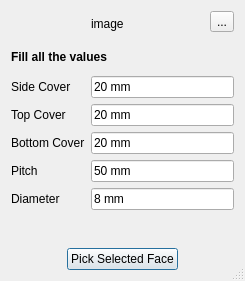
<?xml version="1.0" encoding="UTF-8"?>
<ui version="4.0">
 <class>StraightRebar</class>
 <widget class="QDialog" name="StraightRebar">
  <property name="geometry">
   <rect>
    <x>0</x>
    <y>0</y>
    <width>245</width>
    <height>281</height>
   </rect>
  </property>
  <property name="windowTitle">
   <string>Dialog</string>
  </property>
  <property name="windowOpacity">
   <double>1.000000000000000</double>
  </property>
  <property name="sizeGripEnabled">
   <bool>true</bool>
  </property>
  <property name="modal">
   <bool>false</bool>
  </property>
  <layout class="QGridLayout" name="gridLayout">
   <item row="1" column="0">
    <widget class="QLabel" name="heading">
     <property name="font">
      <font>
       <weight>75</weight>
       <bold>true</bold>
      </font>
     </property>
     <property name="text">
      <string>Fill all the values</string>
     </property>
    </widget>
   </item>
   <item row="9" column="0">
    <widget class="QLabel" name="PickSelectedFaceLabel">
     <property name="text">
      <string/>
     </property>
    </widget>
   </item>
   <item row="10" column="0" alignment="Qt::AlignHCenter">
    <widget class="QPushButton" name="PickSelectedFace">
     <property name="enabled">
      <bool>true</bool>
     </property>
     <property name="text">
      <string>Pick Selected Face</string>
     </property>
     <property name="checkable">
      <bool>false</bool>
     </property>
    </widget>
   </item>
   <item row="2" column="0">
    <layout class="QFormLayout" name="formLayout">
     <property name="fieldGrowthPolicy">
      <enum>QFormLayout::AllNonFixedFieldsGrow</enum>
     </property>
     <item row="0" column="0">
      <widget class="QLabel" name="sideCoverLabel">
       <property name="text">
        <string>Side Cover</string>
       </property>
      </widget>
     </item>
     <item row="0" column="1">
      <widget class="Gui::InputField" name="sideCover">
       <property name="text">
        <string>20 mm</string>
       </property>
       <property name="unit" stdset="0">
        <string notr="true"/>
       </property>
      </widget>
     </item>
     <item row="1" column="0">
      <widget class="QLabel" name="topCoverLabel">
       <property name="text">
        <string>Top Cover</string>
       </property>
      </widget>
     </item>
     <item row="1" column="1">
      <widget class="Gui::InputField" name="topCover">
       <property name="text">
        <string>20 mm</string>
       </property>
       <property name="unit" stdset="0">
        <string notr="true"/>
       </property>
      </widget>
     </item>
     <item row="2" column="0">
      <widget class="QLabel" name="bottomCoverLabel">
       <property name="text">
        <string>Bottom Cover</string>
       </property>
      </widget>
     </item>
     <item row="2" column="1">
      <widget class="Gui::InputField" name="bottomCover">
       <property name="text">
        <string>20 mm</string>
       </property>
       <property name="unit" stdset="0">
        <string notr="true"/>
       </property>
      </widget>
     </item>
     <item row="3" column="0">
      <widget class="QLabel" name="pitchLabel">
       <property name="text">
        <string>Pitch</string>
       </property>
      </widget>
     </item>
     <item row="3" column="1">
      <widget class="Gui::InputField" name="pitch">
       <property name="text">
        <string>50 mm</string>
       </property>
       <property name="unit" stdset="0">
        <string notr="true"/>
       </property>
      </widget>
     </item>
     <item row="4" column="0">
      <widget class="QLabel" name="diameterLabel">
       <property name="text">
        <string>Diameter</string>
       </property>
      </widget>
     </item>
     <item row="4" column="1">
      <widget class="Gui::InputField" name="diameter">
       <property name="text">
        <string>8 mm</string>
       </property>
       <property name="unit" stdset="0">
        <string notr="true"/>
       </property>
      </widget>
     </item>
    </layout>
   </item>
   <item row="0" column="0">
    <layout class="QHBoxLayout" name="horizontalLayout_4">
     <item alignment="Qt::AlignHCenter">
      <widget class="QLabel" name="image">
       <property name="text">
        <string>image</string>
       </property>
      </widget>
     </item>
     <item alignment="Qt::AlignTop">
      <widget class="QToolButton" name="toolButton">
       <property name="enabled">
        <bool>true</bool>
       </property>
       <property name="sizePolicy">
        <sizepolicy hsizetype="Maximum" vsizetype="Maximum">
         <horstretch>50</horstretch>
         <verstretch>0</verstretch>
        </sizepolicy>
       </property>
       <property name="maximumSize">
        <size>
         <width>16777215</width>
         <height>16777214</height>
        </size>
       </property>
       <property name="text">
        <string>...</string>
       </property>
       <property name="toolButtonStyle">
        <enum>Qt::ToolButtonIconOnly</enum>
       </property>
      </widget>
     </item>
    </layout>
   </item>
  </layout>
 </widget>
 <customwidgets>
  <customwidget>
   <class>Gui::InputField</class>
   <extends>QLineEdit</extends>
   <header>Gui/InputField.h</header>
  </customwidget>
 </customwidgets>
 <tabstops>
  <tabstop>sideCover</tabstop>
  <tabstop>topCover</tabstop>
  <tabstop>bottomCover</tabstop>
  <tabstop>pitch</tabstop>
  <tabstop>diameter</tabstop>
  <tabstop>PickSelectedFace</tabstop>
 </tabstops>
 <resources/>
 <connections/>
</ui>
